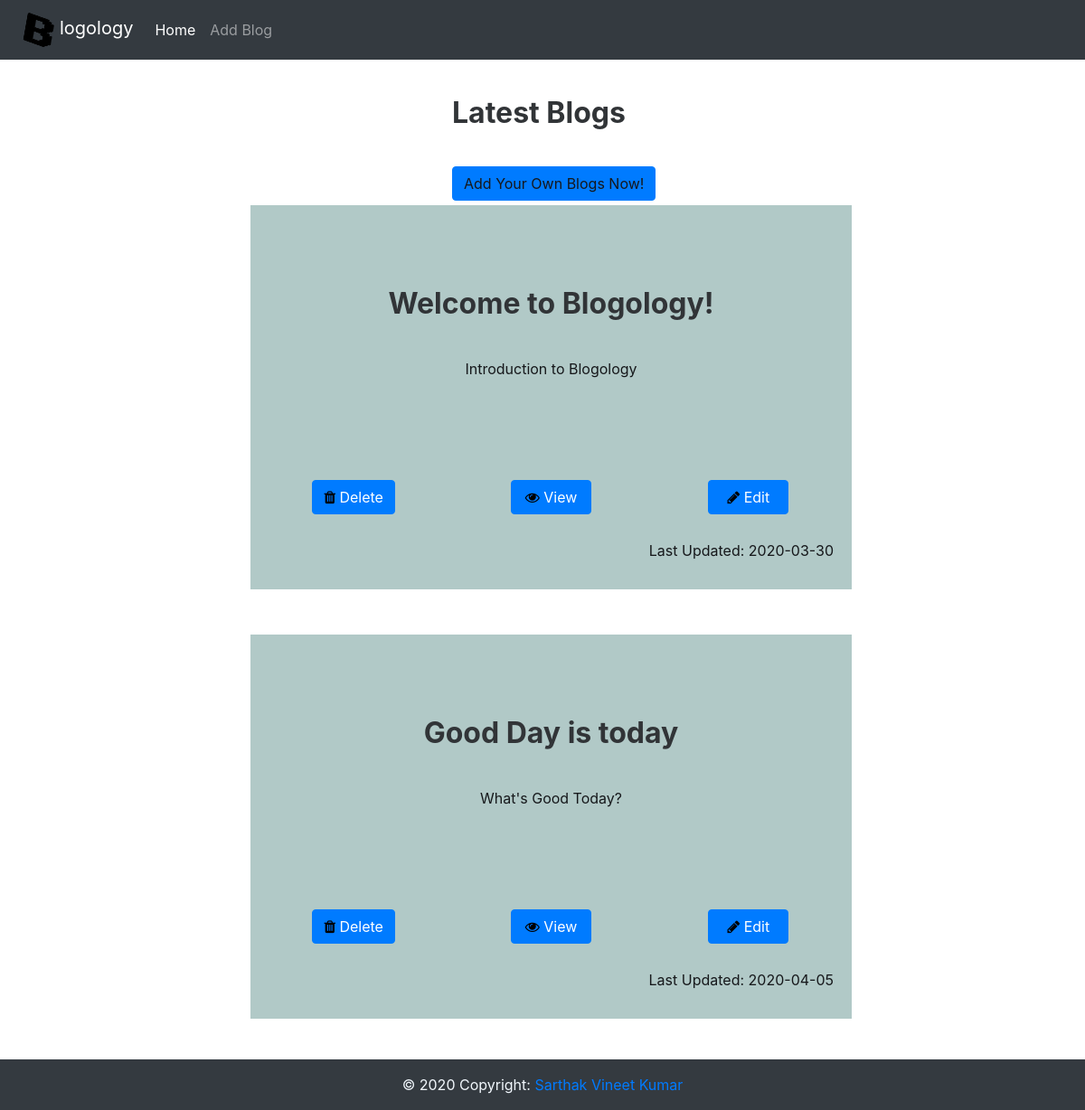
Before: / with the older database file.
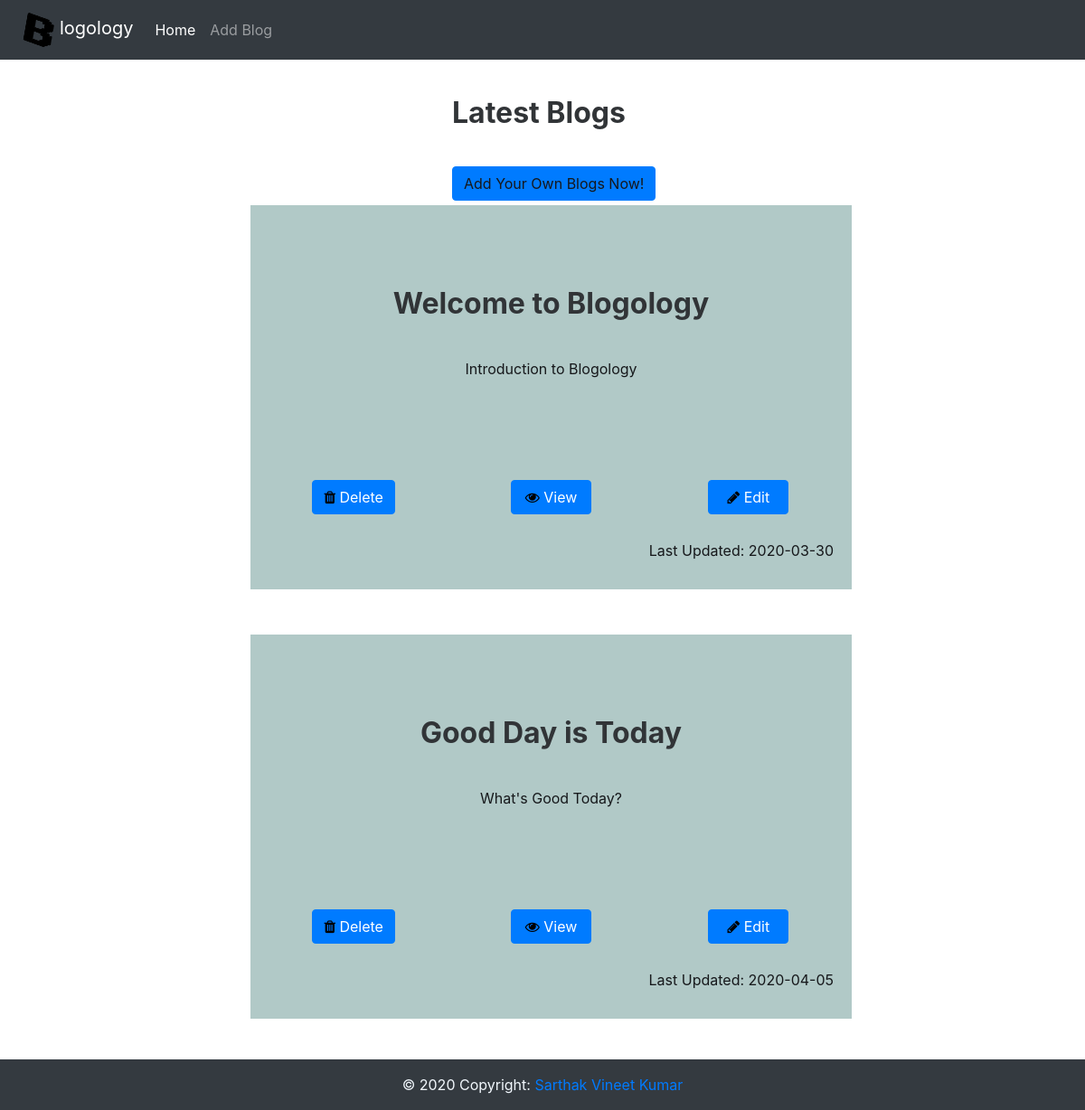
After: the same page with the newer database file.
### app.py (models this page shows, shortened)
class Blog(db.Model):
    __tablename__ = 'Blog'
    id = db.Column(db.Integer,primary_key=True)
    dat = db.Column(db.Text)
    title = db.Column(db.Text,nullable=False)
    short = db.Column(db.Text,nullable=False)
    breif = db.Column(db.Text,nullable=False)

### app.py (the view)
@app.route('/')
def blogList():
    data = Blog.query.all()
    return render_template("index.html",data = data)

### templates/index.html (shortened to what this page needs)
<!DOCTYPE html>
<html xmlns="http://www.w3.org/1999/html">
<head>
    <link rel="stylesheet" href="https://cdnjs.cloudflare.com/ajax/libs/twitter-bootstrap/4.4.1/css/bootstrap.min.css">
    <link rel="stylesheet" href="https://cdnjs.cloudflare.com/ajax/libs/font-awesome/4.7.0/css/font-awesome.min.css">
    <link rel="stylesheet" href="static/css/styles.min.css">
</head>
<body>
    <nav class="navbar navbar-expand-lg navbar-dark bg-dark">
  <a class="navbar-brand" href={{ url_for('blogList') }}><img src="static/img/168696.png" width="50px" height="40px"  style="transform: rotate(10deg);">logology</a>
    <div class="navbar-inner">
		<ul class="nav">
			<li class="navbar-nav"><a class="nav-item nav-link" href={{ url_for('blogList') }}>Home</a></li>
			<li class="navbar-nav"><a class="nav-item nav-link" href={{ url_for('add') }}>Add Blog</a></li>
		</ul>
	</div>
    </nav>
    {% block body %}
    <div class="article-list">
        <div class="container">
            <div class="intro">
                <form action={{ url_for("add") }} >
                    <h2 style="margin-left:30%">Latest Blogs</h2>
                    <button type="submit" class="btn btn-primary" style="margin-left: 30%;color: #16181b">Add Your Own Blogs Now!</button>
                </form>
            </div>
            {% for i in data %}
                <div class="row articles" >
                    <div class="col-sm-2"></div>
                     <div class="col-sm-7 item blog" style="box-shadow:10px;background: #b1c9c7;margin-left: 5%;margin-right: 5%;margin-top: 5px;margin-bottom: 5px;padding-right: 20px;padding-left: 20px;">
                         <div class="content" style="height: 250px">
                                <h2 class="text-center">{{ i.title }}</h2>
                                <p class="text-center" style="color: #16181b;">{{ i.short }}</p>
                         </div>
                        <div class="row ">
                            <div class="col-sm-4">
                                <form action={{ url_for('delete') }}>
                                    <button  type="submit" class="btn btn-primary"  style="margin-top: 4px;margin-bottom: 4px;padding-right: 12px;padding-left: 12px;" name='delete' value={{ i.id }}><i class="fa fa-trash" style="color: black;"></i> Delete</button>
                                </form>
                            </div>
                            <div class="col-sm-4">
                                    <form  action={{ url_for('view') }}>
                                        <button  type="submit" class="btn btn-primary" style="margin-top: 4px;margin-bottom: 4px;padding-right: 15px;padding-left: 15px;" name="view" value={{ i.id }}><i class="fa fa-eye" style="color: black"></i> View</button>
                                    </form>
                            </div>
                            <div class="col-sm-4">
                                <form action={{ url_for('edit') }}>
                                <button  type="submit" class="btn btn-primary" style="margin-top: 4px;margin-bottom: 4px;padding-right: 20px;padding-left: 20px;" name="edit" value={{ i.id }}><i class="fa fa-pencil" style="color: black"></i> Edit</button>
                                </form>
                            </div>
                        </div><br>
                        <p class="text-right" style="color: #16181b">Last Updated: {{ i.dat }}</p>
                </div>
                </div>
                {% endfor %}
    </div>
    </div>
    {% endblock %}
<footer class="page-footer font-small navbar-dark bg-dark" >
  <div class="footer-copyright text-center py-3" style="color: #f1f7fc">© 2020 Copyright:
    <a  href="https://www.github.com/sarthakchaudhary13/"> Sarthak Vineet Kumar</a>
  </div>
</footer>
</body>
</html>

Changed rows visible on the page:
changed Blog "Introduction to Blogology": title "Welcome to Blogology!" → "Welcome to Blogology"
changed Blog "What's Good Today?": title "Good Day is today" → "Good Day is Today"
